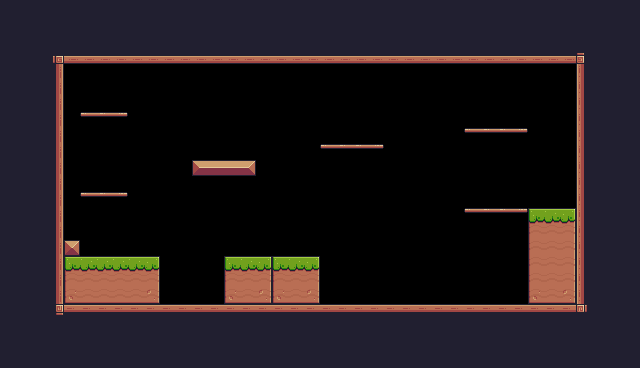

Below is a game level as drawn by its tile map, then a one-line description and the .tmx file that defines it, in full:
An orthogonal 40x23 tile map with 16x16 px tiles, 1 tile layer (Background) and 27 objects (10x Fruit, 5x Platform, 2x Saw, Player).

<map version="1.10" tiledversion="1.11.0" orientation="orthogonal" renderorder="right-down" width="40" height="23" tilewidth="16" tileheight="16" infinite="0" nextlayerid="4" nextobjectid="58">
 <tileset firstgid="1" source="Pixel Adventure.tsx" />
 <layer id="1" name="Background" width="40" height="23">
  <properties>
   <property name="BackgroundColor" value="Gray" />
  </properties>
  <data encoding="csv">
24,24,24,24,24,24,24,24,24,24,24,24,24,24,24,24,24,24,24,24,24,24,24,24,24,24,24,24,24,24,24,24,24,24,24,24,24,24,24,24,
24,24,24,24,24,24,24,24,24,24,24,24,24,24,24,24,24,24,24,24,24,24,24,24,24,24,24,24,24,24,24,24,24,24,24,24,24,24,24,24,
24,24,24,24,24,24,24,24,24,24,24,24,24,24,24,24,24,24,24,24,24,24,24,24,24,24,24,24,24,24,24,24,24,24,24,24,24,24,24,24,
24,24,24,92,134,134,134,134,134,134,134,134,134,134,134,134,134,134,134,134,134,134,134,134,134,134,134,134,134,134,134,134,134,134,134,134,93,24,24,24,
24,24,24,113,0,0,0,0,0,0,0,0,0,0,0,0,0,0,0,0,0,0,0,0,0,0,0,0,0,0,0,0,0,0,0,0,111,24,24,24,
24,24,24,113,0,0,0,0,0,0,0,0,0,0,0,0,0,0,0,0,0,0,0,0,0,0,0,0,0,0,0,0,0,0,0,0,111,24,24,24,
24,24,24,113,0,0,0,0,0,0,0,0,0,0,0,0,0,0,0,0,0,0,0,0,0,0,0,0,0,0,0,0,0,0,0,0,111,24,24,24,
24,24,24,113,0,40,41,42,0,0,0,0,0,0,0,0,0,0,0,0,0,0,0,0,0,0,0,0,0,0,0,0,0,0,0,0,111,24,24,24,
24,24,24,113,0,0,0,0,0,0,0,0,0,0,0,0,0,0,0,0,0,0,0,0,0,0,0,0,0,40,41,41,42,0,0,0,111,24,24,24,
24,24,24,113,0,0,0,0,0,0,0,0,0,0,0,0,0,0,0,0,40,41,41,42,0,0,0,0,0,0,0,0,0,0,0,0,111,24,24,24,
24,24,112,113,0,0,0,0,0,0,0,0,13,14,14,15,0,0,0,0,0,0,0,0,0,0,0,0,0,0,0,0,0,0,0,0,111,24,24,24,
24,24,112,113,0,0,0,0,0,0,0,0,0,0,0,0,0,0,0,0,0,0,0,0,0,0,0,0,0,0,0,0,0,0,0,0,111,24,24,24,
24,24,112,113,0,40,41,42,0,0,0,0,0,0,0,0,0,0,0,0,0,0,0,0,0,0,0,0,0,0,0,0,0,0,0,0,111,24,24,24,
24,24,112,113,0,0,0,0,0,0,0,0,0,0,0,0,0,0,0,0,0,0,0,0,0,0,0,0,0,40,41,41,42,7,8,9,111,24,24,24,
24,24,112,113,0,0,0,0,0,0,0,0,0,0,0,0,0,0,0,0,0,0,0,0,0,0,0,0,0,0,0,0,0,29,30,31,111,24,24,24,
24,24,24,113,35,0,0,0,0,0,0,0,0,0,0,0,0,0,0,0,0,0,0,0,0,0,0,0,0,0,0,0,0,29,30,31,111,24,24,24,
24,24,24,113,7,8,8,8,8,9,0,0,0,0,7,8,9,7,8,9,0,0,0,0,0,0,0,0,0,0,0,0,0,29,30,31,111,24,24,24,
24,24,24,113,29,30,30,30,30,31,0,0,0,0,29,30,31,29,30,31,0,0,0,0,0,0,0,0,0,0,0,0,0,29,30,31,111,24,24,24,
24,24,24,113,51,52,52,52,52,53,0,0,0,0,51,52,53,51,52,53,0,0,0,0,0,0,0,0,0,0,0,0,0,51,52,53,111,24,24,24,
24,24,24,114,90,90,90,90,90,90,90,90,90,90,90,90,90,90,90,90,90,90,90,90,90,90,90,90,90,90,90,90,90,90,90,90,115,24,24,24,
24,24,24,24,24,24,24,24,24,24,24,24,24,24,24,24,24,24,24,24,24,24,24,24,24,24,24,24,24,24,24,24,24,24,24,24,24,24,24,24,
24,24,24,24,24,24,24,24,24,24,24,24,24,24,24,24,24,24,24,24,24,24,24,24,24,24,24,24,24,24,24,24,24,24,24,24,24,24,24,24,
24,24,24,24,24,24,24,24,24,24,24,24,24,24,24,24,24,24,24,24,24,24,24,24,24,24,24,24,24,24,24,24,24,24,24,24,24,24,24,24
</data>
 </layer>
 <objectgroup id="3" name="Collisions">
  <object id="7" x="48" y="48" width="16" height="272" />
  <object id="8" x="48" y="48" width="544" height="16" />
  <object id="9" x="576" y="48" width="16" height="272" />
  <object id="11" x="48" y="304" width="544" height="16" />
  <object id="13" x="64" y="240" width="16" height="16" />
  <object id="14" x="64" y="256" width="96" height="48" />
  <object id="15" x="224" y="256" width="96" height="48" />
  <object id="16" x="528" y="208" width="48" height="96" />
  <object id="17" type="Platform" x="464" y="208" width="64" height="16" />
  <object id="18" type="Platform" x="464" y="128" width="64" height="16" />
  <object id="20" type="Platform" x="320" y="144" width="64" height="16" />
  <object id="21" type="Platform" x="80" y="112" width="48" height="16" />
  <object id="22" type="Platform" x="80" y="192" width="48" height="16" />
  <object id="23" x="192" y="160" width="64" height="16" />
 </objectgroup>
 <objectgroup id="2" name="Spawnpoints">
  <object id="3" name="Player" type="Player" x="128" y="224" width="32.9675" height="30.1008" />
  <object id="43" name="Melon" type="Fruit" x="96" y="80" width="32" height="32" />
  <object id="44" name="Apple" type="Fruit" x="96" y="160" width="32" height="32" />
  <object id="45" name="Cherries" type="Fruit" x="192" y="128" width="32" height="32" />
  <object id="47" name="Cherries" type="Fruit" x="224" y="128" width="32" height="32" />
  <object id="48" name="Cherries" type="Fruit" x="208" y="96" width="32" height="32" />
  <object id="49" name="Orange" type="Fruit" x="320" y="112" width="32" height="32" />
  <object id="50" name="Pineapple" type="Fruit" x="352" y="112" width="32" height="32" />
  <object id="51" name="Strawberry" type="Fruit" x="336" y="80" width="32" height="32" />
  <object id="52" name="Bananas" type="Fruit" x="464" y="96" width="32" height="32" />
  <object id="53" name="Kiwi" type="Fruit" x="496" y="272" width="32" height="32" />
  <object id="55" type="Saw" x="400" y="288" width="32" height="32">
   <properties>
    <property name="isVertical" type="bool" value="false" />
    <property name="offNeg" type="float" value="5" />
    <property name="offPos" type="float" value="-6" />
   </properties>
  </object>
  <object id="57" type="Saw" x="416" y="160" width="32" height="32">
   <properties>
    <property name="isVertical" type="bool" value="true" />
    <property name="offNeg" type="float" value="6" />
    <property name="offPos" type="float" value="-2" />
   </properties>
  </object>
 </objectgroup>
</map>
